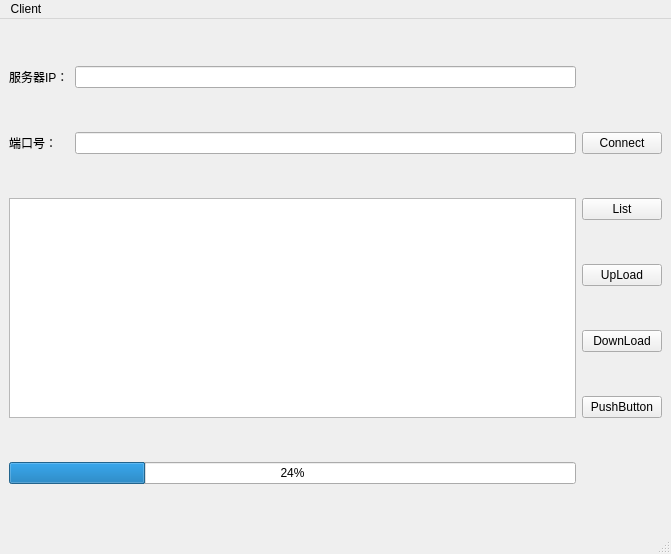
<?xml version="1.0" encoding="UTF-8"?>
<ui version="4.0">
 <class>ClientWindow</class>
 <widget class="QMainWindow" name="ClientWindow">
  <property name="geometry">
   <rect>
    <x>0</x>
    <y>0</y>
    <width>671</width>
    <height>554</height>
   </rect>
  </property>
  <property name="windowTitle">
   <string>ClientWindow</string>
  </property>
  <widget class="QWidget" name="centralwidget">
   <layout class="QGridLayout" name="gridLayout">
    <item row="0" column="0">
     <widget class="QLabel" name="label_3">
      <property name="text">
       <string>服务器IP：</string>
      </property>
     </widget>
    </item>
    <item row="0" column="1">
     <widget class="QLineEdit" name="lineEdit_3"/>
    </item>
    <item row="1" column="0">
     <widget class="QLabel" name="label_4">
      <property name="text">
       <string>端口号：</string>
      </property>
     </widget>
    </item>
    <item row="1" column="1">
     <widget class="QLineEdit" name="lineEdit_4"/>
    </item>
    <item row="2" column="0" rowspan="4" colspan="2">
     <widget class="QTextEdit" name="textEdit">
      <property name="readOnly">
       <bool>true</bool>
      </property>
     </widget>
    </item>
    <item row="2" column="2">
     <widget class="QPushButton" name="ListpushButton">
      <property name="text">
       <string>List</string>
      </property>
     </widget>
    </item>
    <item row="3" column="2">
     <widget class="QPushButton" name="UpLoadpushButton">
      <property name="text">
       <string>UpLoad</string>
      </property>
     </widget>
    </item>
    <item row="4" column="2">
     <widget class="QPushButton" name="DownLoadpushButton">
      <property name="text">
       <string>DownLoad</string>
      </property>
     </widget>
    </item>
    <item row="5" column="2">
     <widget class="QPushButton" name="pushButton_6">
      <property name="text">
       <string>PushButton</string>
      </property>
     </widget>
    </item>
    <item row="6" column="0" colspan="2">
     <widget class="QProgressBar" name="progressBar">
      <property name="value">
       <number>24</number>
      </property>
     </widget>
    </item>
    <item row="1" column="2">
     <widget class="QPushButton" name="ConnectpushButton">
      <property name="text">
       <string>Connect</string>
      </property>
     </widget>
    </item>
   </layout>
  </widget>
  <widget class="QMenuBar" name="menubar">
   <property name="geometry">
    <rect>
     <x>0</x>
     <y>0</y>
     <width>671</width>
     <height>26</height>
    </rect>
   </property>
   <widget class="QMenu" name="menuclient">
    <property name="title">
     <string>Client</string>
    </property>
   </widget>
   <addaction name="menuclient"/>
  </widget>
  <widget class="QStatusBar" name="statusbar"/>
 </widget>
 <resources/>
 <connections/>
</ui>
